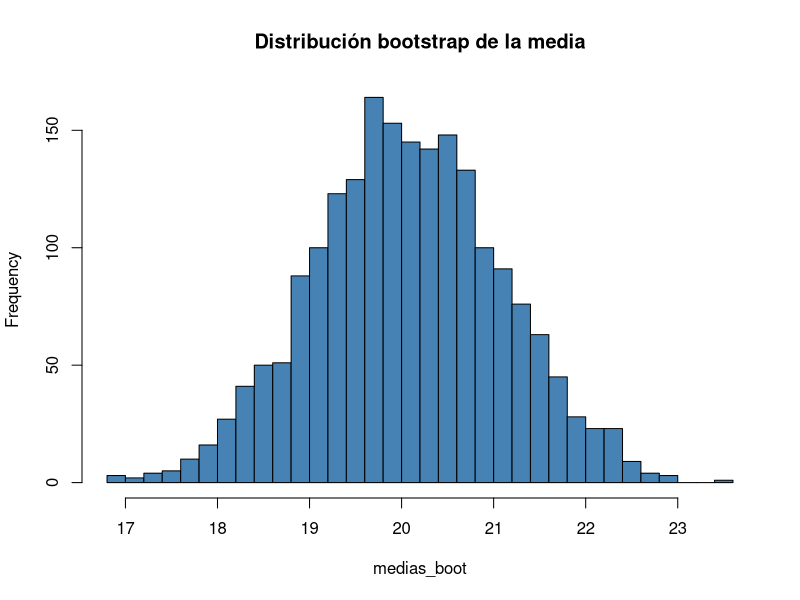

The R script that drew this image:
## ---- chunk 1
library(tidyverse)
## ---- chunk 2
set.seed(2026)
x <- mtcars$mpg

remuestra <- sample(x, size = length(x), replace = TRUE)
remuestra
## ---- chunk 3
set.seed(2026)
B <- 2000   # número de remuestras
medias_boot <- replicate(B, mean(sample(x, replace = TRUE)))

hist(medias_boot, breaks = 40, col = "steelblue", main = "Distribución bootstrap de la media")
mean(medias_boot)   # se acerca a mean(x)
sd(medias_boot)      # "error estándar bootstrap"
## ---- chunk 4
quantile(medias_boot, probs = c(0.025, 0.975))
## ---- chunk 5
t.test(x)$conf.int
## ---- chunk 6
set.seed(2026)
medianas_boot <- replicate(B, median(sample(x, replace = TRUE)))
quantile(medianas_boot, probs = c(0.025, 0.975))
## ---- chunk 7
n <- nrow(mtcars)
set.seed(2026)
cors_boot <- replicate(B, {
  filas <- sample(1:n, size = n, replace = TRUE)
  muestra <- mtcars[filas, ]
  cor(muestra$mpg, muestra$hp)
})

quantile(cors_boot, probs = c(0.025, 0.975))
cor(mtcars$mpg, mtcars$hp)   # el valor observado, para comparar
## ---- chunk 8
clima <- read_csv("../../data/clima.csv")

diferencia_temp <- function(datos) {
  medias <- tapply(datos$temperatura_c, datos$ciudad, mean)
  medias[1] - medias[2]
}

diferencia_temp(clima)   # diferencia observada, sin remuestrear
## ---- chunk 9
n_clima <- nrow(clima)
set.seed(2026)
dif_boot <- replicate(B, {
  filas <- sample(1:n_clima, size = n_clima, replace = TRUE)
  diferencia_temp(clima[filas, ])
})

quantile(dif_boot, probs = c(0.025, 0.975))
## ---- chunk 10
t.test(temperatura_c ~ ciudad, data = clima)$conf.int
